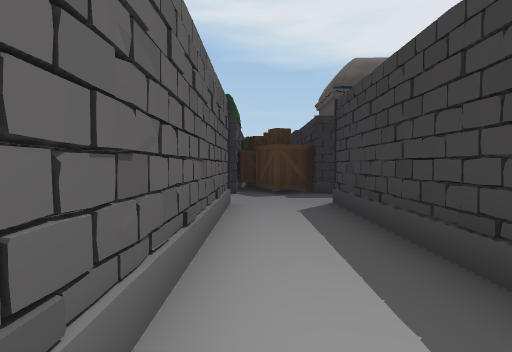
view 1 (above)

24 first-person views from a walk through a scene from a Unity 3-D project. The camera is 1.5 m above the floor, tilts 2° down and sees 75° across. The floor is counted in squares, 2 m on a side. Each view is taken from the middle of a square. On the plan, view 1 faces up. The plan holds only what a view shows up to about 11 squares ahead; the rest is blank. The place goes on beyond the plan. The player character is not drawn. Some surface patterns are stand-ins.

view 2
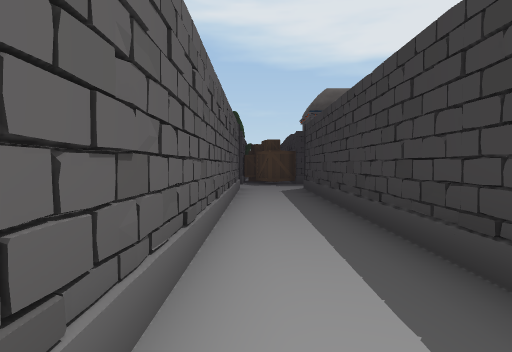

view 3
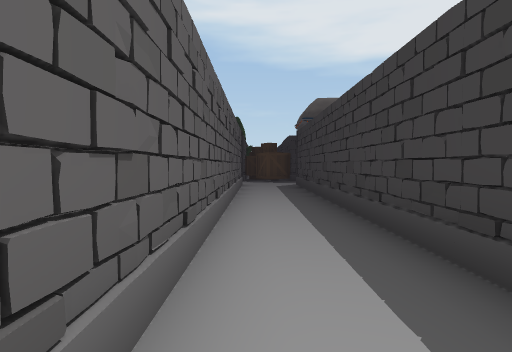

view 4
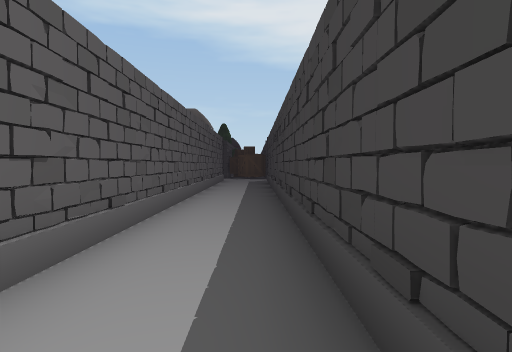

view 5
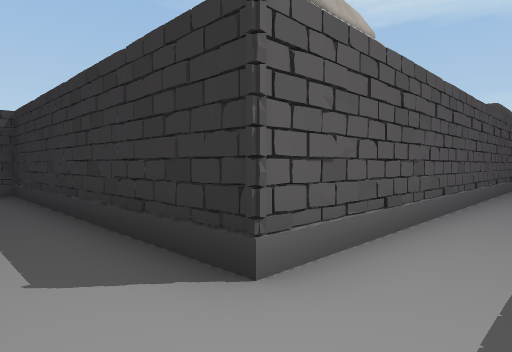

view 6
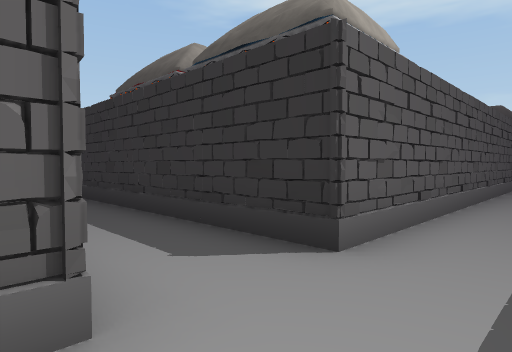

view 7
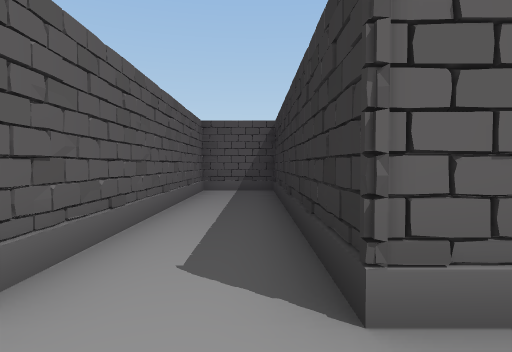

view 8
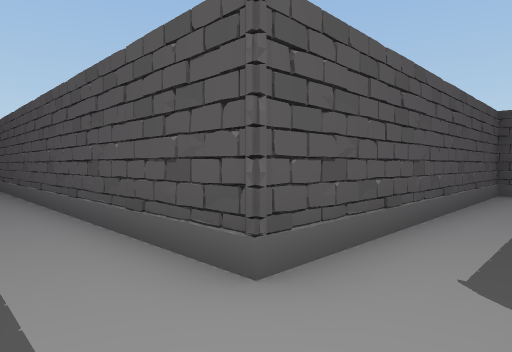

view 9
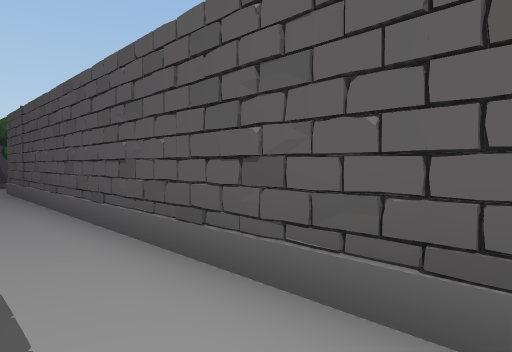

view 10
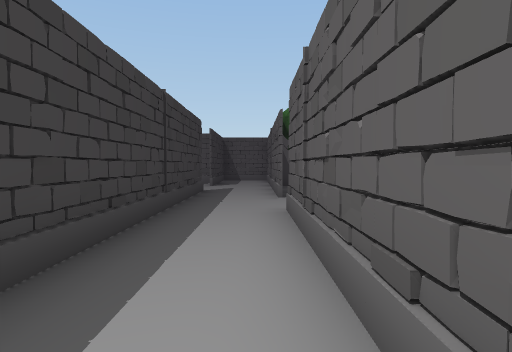

view 11
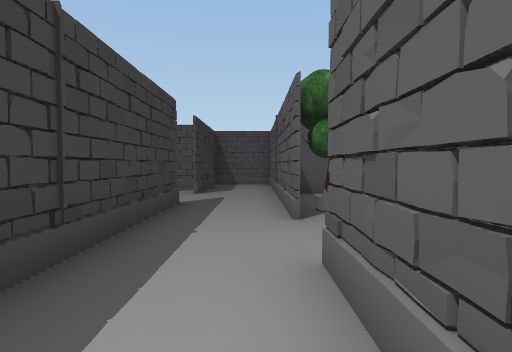

view 12
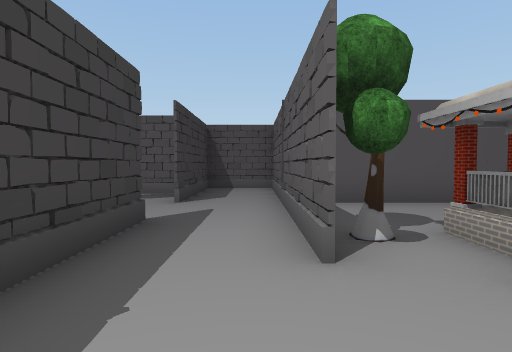

view 13
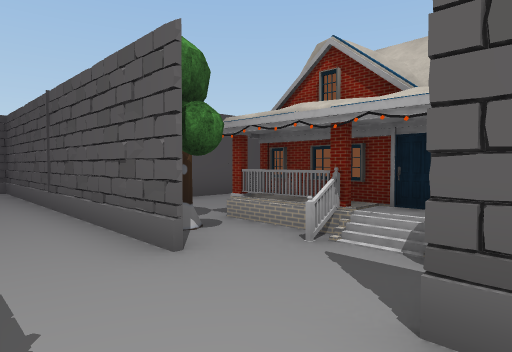

view 14
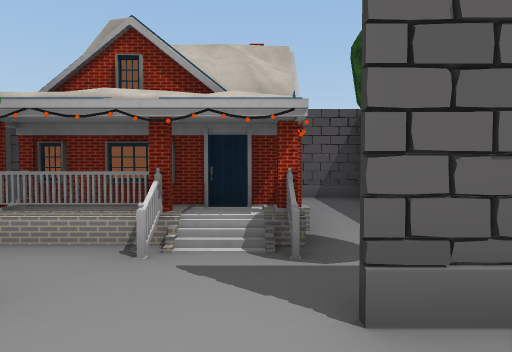

view 15
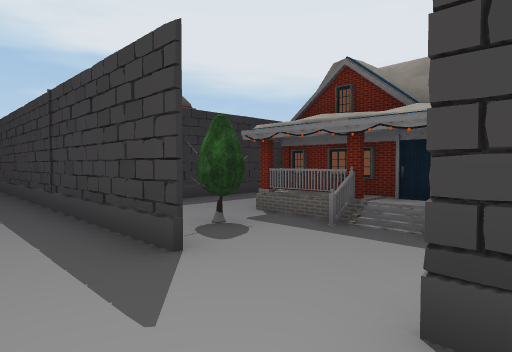

view 16
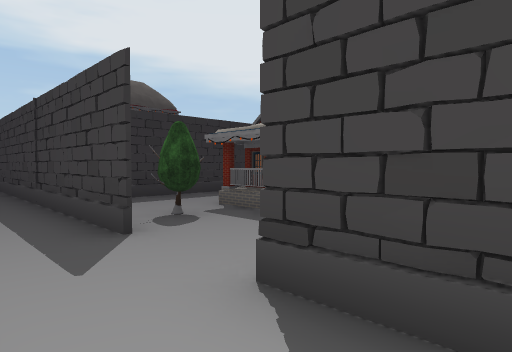

view 17
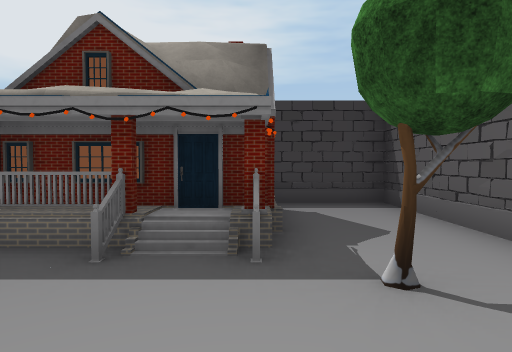

view 18
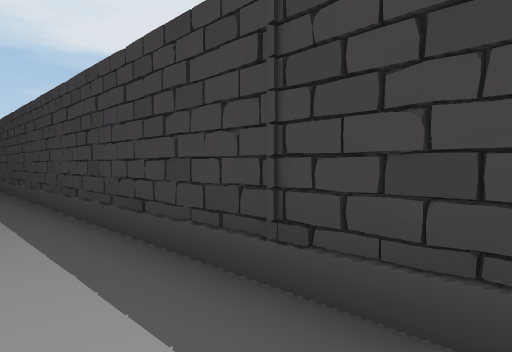

view 19
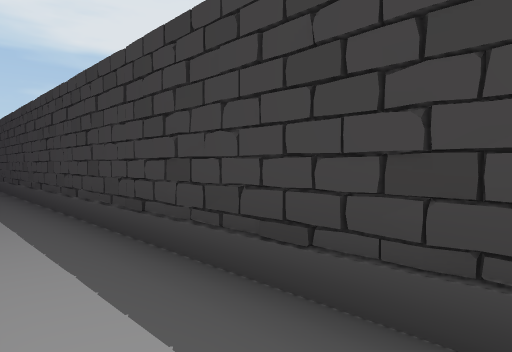

view 20
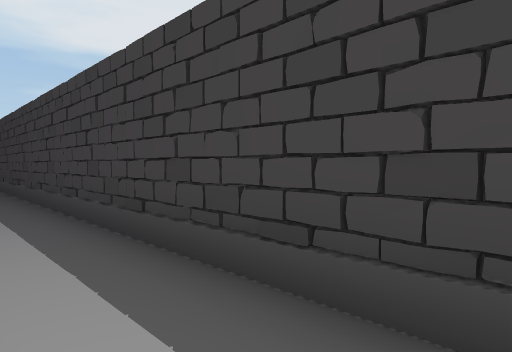

view 21
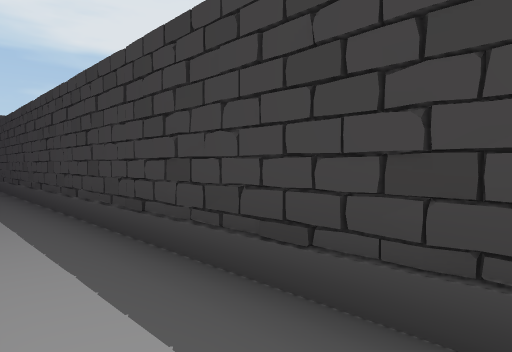

view 22
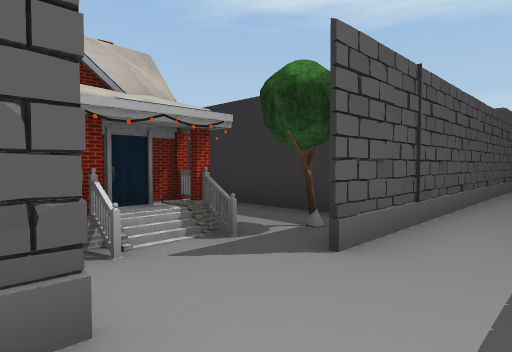

view 23
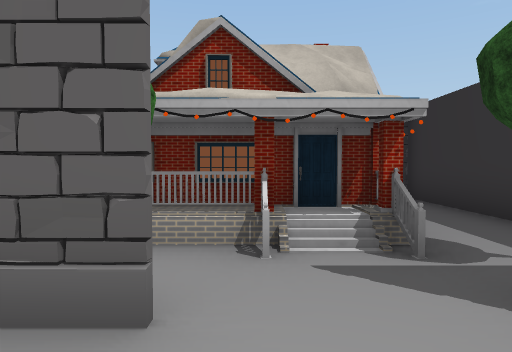

view 24
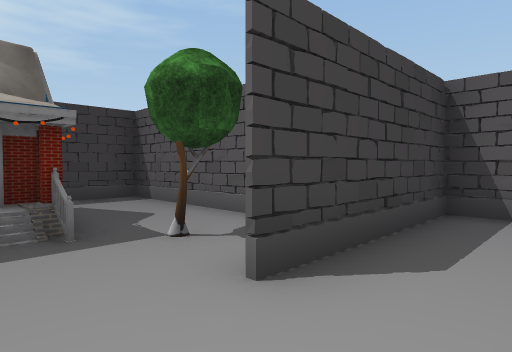

### Floor plan
Key: @ floor where view 1 was taken; # wall or solid block; . floor; = window, fence, low wall or low ledge; B box; H house; T tree; O other object.
Columns run from 9 left of view 1 to 8 right of it. Each row starts with its distance up from view 1.
 12          OO
 11         #OO
 10         OBB
  9         # B#
  8
  7
  6            #
  5            #
  4         #  #
  3         #  #
  2            #
  1         #  #
  0         #@ #
 -1         O  #
 -2         O  #
 -3         O  #
 -4         #. #
 -5         #  #
 -6        HH. #
 -7        HH  #
 -8  HHHHHHH#  #
 -9 ######### .#
-10 #         .#
-11 #         .#
-12 ######### .#
-13         #  #
-14         #  #
-15         #  #
-16         #  #
-17         #..#
-18         #  #
-19         #  #
-20         #  #
-21         #. #
-22         #. #
-23         #. #
-24         #  #
-25         #. #
-26   #######  #
-27   #= HH T..#
-28      HH   .######
-29       HH ..#
-30      OHHT .#THH
-31       HH#  #THH
-32         #.    HO
-33   #=##### .  HHH #
-34        ##. #T    #
-35         #. #######
-36         #  ##
-37         #  #
-38         ####

Positions as (right, up) in squares from view 1, and headings:
1: (0, 0), facing up
2: (0, -4), facing up
3: (0, -6), facing up
4: (1, -9), facing up
5: (1, -11), facing up-left
6: (1, -12), facing up-left
7: (1, -10), facing left
8: (1, -10), facing down-left
9: (1, -17), facing down-left
10: (0, -22), facing down
11: (0, -25), facing down
12: (0, -27), facing down
13: (1, -27), facing down-left
14: (1, -28), facing left
15: (0, -34), facing up-right
16: (0, -35), facing up-right
17: (1, -33), facing right
18: (0, -29), facing up-right
19: (0, -23), facing up-right
20: (0, -21), facing up-right
21: (0, -17), facing up-right
22: (1, -30), facing up-left
23: (1, -29), facing left
24: (0, -32), facing down-right
